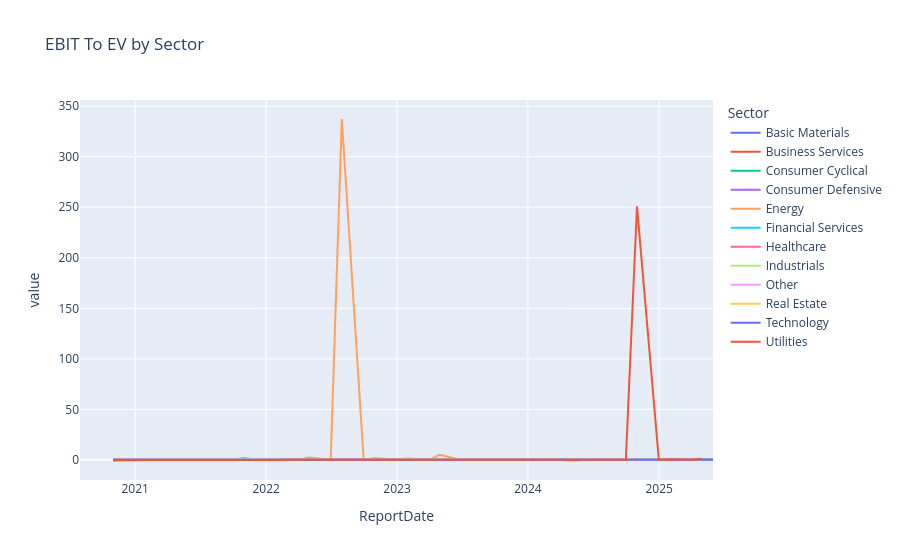

Notebook code for this chart:
### Code cell
import plotly.express as px

fig = px.line(
    df_avg,
    x="ReportDate",
    y=["EBITToEV"], #, "GrossMargin", "OperatingMargin", "ProfitMargin"],
    color="Sector",
    title="EBIT To EV by Sector"
)
fig.show()
